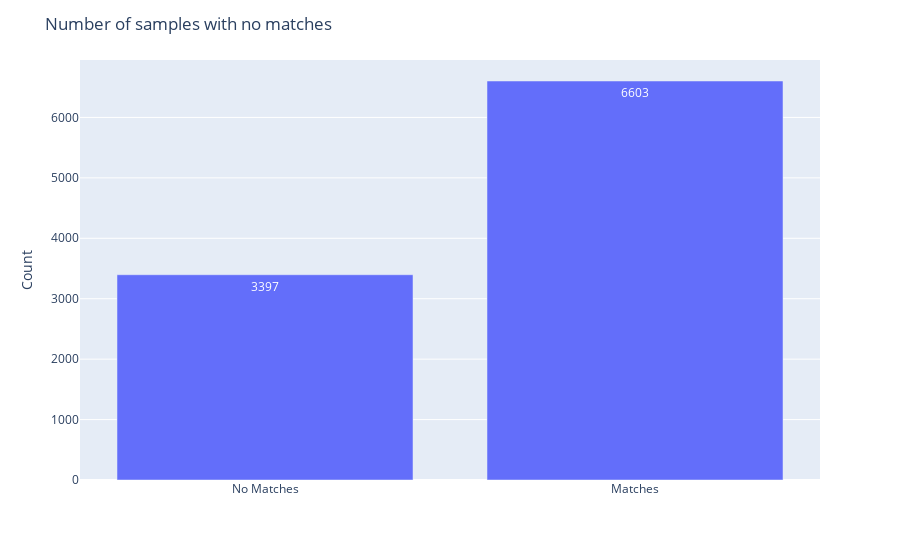

This figure's notebook cell:
### Code cell
# plots a bar graph of number of samples with no matches
# sample_dict should have the format {sample_id: [attribute1, attribute2, ...]}

no_match_count = attribute_count[0]
match_count = 10000 - no_match_count

bar_data = {"num_attributes": ["No Matches", "Matches"], "num_samples": [no_match_count, match_count], "label": [no_match_count, match_count]}
fig = px.bar(bar_data, x="num_attributes", y="num_samples", text="label")
fig.update_layout(title="Number of samples with no matches", xaxis=dict(title=""), yaxis=dict(title="Count"))
fig.show()

### Figure 1 — Plotly figure (JSON) as saved in the notebook; plotly's stock layout.template omitted (floating-point values rounded to 4 significant figures)
{"data": [{"alignmentgroup": "True", "hovertemplate": "num_attributes=%{x}<br>num_samples=%{y}<br>label=%{text}<extra></extra>", "legendgroup": "", "marker": {"color": "#636efa", "pattern": {"shape": ""}}, "name": "", "offsetgroup": "", "orientation": "v", "showlegend": false, "text": [3397, 6603], "textposition": "auto", "type": "bar", "x": ["No Matches", "Matches"], "xaxis": "x", "y": [3397, 6603], "yaxis": "y"}], "layout": {"barmode": "relative", "legend": {"tracegroupgap": 0}, "margin": {"t": 60}, "title": {"text": "Number of samples with no matches"}, "xaxis": {"anchor": "y", "domain": [0, 1], "title": {"text": ""}}, "yaxis": {"anchor": "x", "domain": [0, 1], "title": {"text": "Count"}}}}
